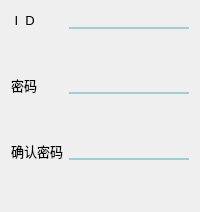
         <widget class="QWidget" name="zhujiao_page">
          <layout class="QGridLayout" name="gridLayout_5">
           <item row="2" column="1">
            <widget class="QLineEdit" name="zj_pwd_tx">
             <property name="styleSheet">
              <string notr="true">background:transparent;
border-color:#a4ccd4;
border-style:solid;
border-top-width:0px;
border-right-width:0px;
border-bottom-width:2px;
border-left-width:0px;</string>
             </property>
            </widget>
           </item>
           <item row="0" column="1">
            <widget class="QLineEdit" name="zj_id_tx">
             <property name="styleSheet">
              <string notr="true">background:transparent;
border-color:#a4ccd4;
border-style:solid;
border-top-width:0px;
border-right-width:0px;
border-bottom-width:2px;
border-left-width:0px;</string>
             </property>
            </widget>
           </item>
           <item row="0" column="0">
            <widget class="QLabel" name="zj_id">
             <property name="font">
              <font>
               <pointsize>10</pointsize>
              </font>
             </property>
             <property name="text">
              <string> I  D</string>
             </property>
            </widget>
           </item>
           <item row="1" column="1">
            <spacer name="verticalSpacer_29">
             <property name="orientation">
              <enum>Qt::Vertical</enum>
             </property>
             <property name="sizeHint" stdset="0">
              <size>
               <width>20</width>
               <height>40</height>
              </size>
             </property>
            </spacer>
           </item>
           <item row="4" column="1">
            <widget class="QLineEdit" name="zj_pwd_again_tx">
             <property name="styleSheet">
              <string notr="true">background:transparent;
border-color:#a4ccd4;
border-style:solid;
border-top-width:0px;
border-right-width:0px;
border-bottom-width:2px;
border-left-width:0px;</string>
             </property>
            </widget>
           </item>
           <item row="2" column="0">
            <widget class="QLabel" name="zj_pwd">
             <property name="font">
              <font>
               <pointsize>10</pointsize>
              </font>
             </property>
             <property name="text">
              <string>密码</string>
             </property>
            </widget>
           </item>
           <item row="4" column="0">
            <widget class="QLabel" name="zj_pwd_again">
             <property name="font">
              <font>
               <pointsize>10</pointsize>
              </font>
             </property>
             <property name="text">
              <string>确认密码</string>
             </property>
            </widget>
           </item>
           <item row="5" column="1">
            <spacer name="verticalSpacer_43">
             <property name="orientation">
              <enum>Qt::Vertical</enum>
             </property>
             <property name="sizeHint" stdset="0">
              <size>
               <width>20</width>
               <height>40</height>
              </size>
             </property>
            </spacer>
           </item>
           <item row="3" column="1">
            <spacer name="verticalSpacer_30">
             <property name="orientation">
              <enum>Qt::Vertical</enum>
             </property>
             <property name="sizeHint" stdset="0">
              <size>
               <width>20</width>
               <height>40</height>
              </size>
             </property>
            </spacer>
           </item>
          </layout>
         </widget>
